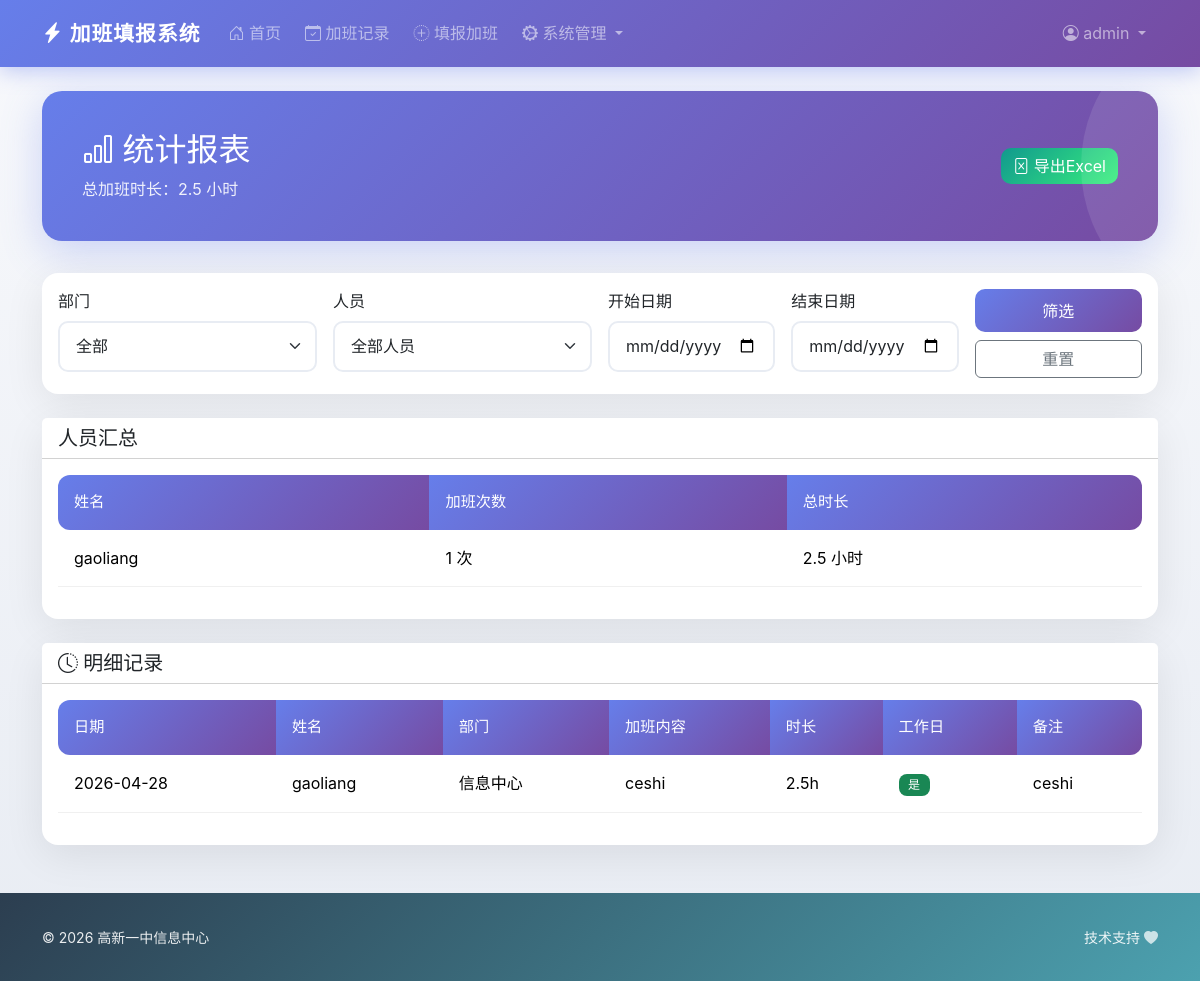
The app's page /admin/stats (signed in), older data.
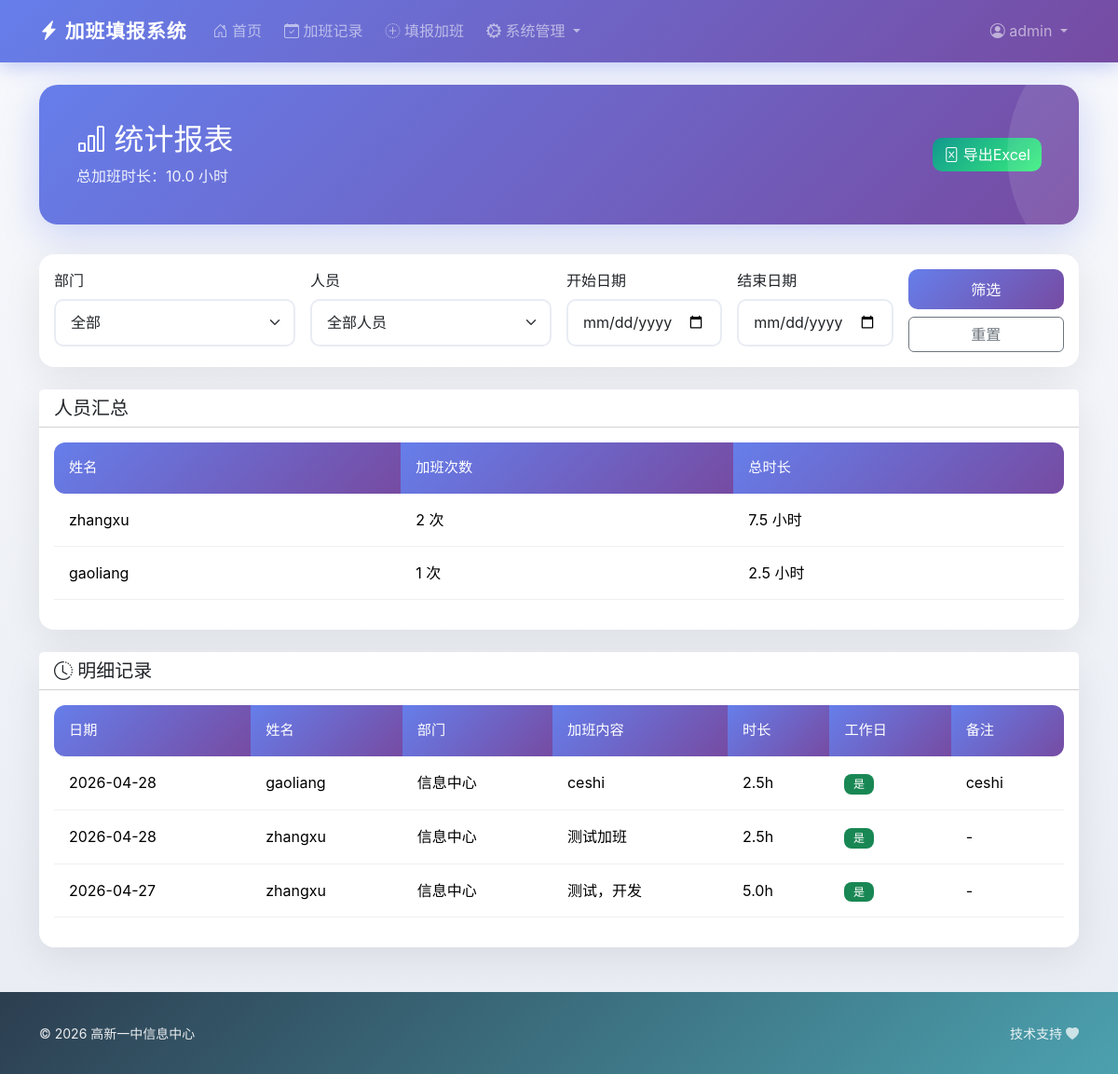
The same page, newer data.
### models.py (models this page shows, shortened)
class User(UserMixin, db.Model):
    __tablename__ = 'users'
    id = db.Column(db.Integer, primary_key=True)
    username = db.Column(db.String(80), unique=True, nullable=False)
    password_hash = db.Column(db.String(200), nullable=False)
    role = db.Column(db.String(20), nullable=False)  # admin, manager, teacher
    department_id = db.Column(db.Integer, db.ForeignKey('departments.id'), nullable=True)
    created_at = db.Column(db.DateTime, default=datetime.utcnow)
    overtime_records = db.relationship('Overtime', backref='user', lazy=True, cascade='all, delete-orphan')
    def is_admin(self):
        return self.role == 'admin'
    def is_manager(self):
        return self.role == 'manager'

class Overtime(db.Model):
    __tablename__ = 'overtimes'
    id = db.Column(db.Integer, primary_key=True)
    user_id = db.Column(db.Integer, db.ForeignKey('users.id'), nullable=False)
    content = db.Column(db.Text, nullable=False)
    date = db.Column(db.Date, nullable=False)
    hours = db.Column(db.Float, nullable=False)
    is_workday = db.Column(db.Boolean, default=False)
    memo = db.Column(db.Text, nullable=True)
    created_at = db.Column(db.DateTime, default=datetime.utcnow)
    updated_at = db.Column(db.DateTime, default=datetime.utcnow, onupdate=datetime.utcnow)

class Department(db.Model):
    __tablename__ = 'departments'
    id = db.Column(db.Integer, primary_key=True)
    name = db.Column(db.String(50), unique=True, nullable=False)
    users = db.relationship('User', backref='department', lazy=True)

### app.py (the view)
@app.route('/admin/stats')
@login_required
def admin_stats():
    if not current_user.is_admin() and not current_user.is_manager():
        abort(403)
    form = OvertimeFilterForm()
    if current_user.is_manager():
        form.department_id.choices = [(0, '全部')] + [(current_user.department_id, current_user.department.name)]
        form.department_id.data = current_user.department_id
    else:
        form.department_id.choices = [(0, '全部')] + [(d.id, d.name) for d in Department.query.all()]
    form.user_id.choices = [(0, '全部人员')] + [(u.id, u.username) for u in User.query.all()]
    dept_id = request.args.get('department_id', 0, type=int)
    user_id = request.args.get('user_id', 0, type=int)
    start_date = request.args.get('start_date', type=str)
    end_date = request.args.get('end_date', type=str)
    query = Overtime.query
    if current_user.is_manager():
        dept_users = User.query.filter_by(department_id=current_user.department_id).all()
        user_ids = [u.id for u in dept_users]
        query = query.filter(Overtime.user_id.in_(user_ids))
    elif dept_id > 0:
        dept_users = User.query.filter_by(department_id=dept_id).all()
        user_ids = [u.id for u in dept_users]
        query = query.filter(Overtime.user_id.in_(user_ids))
    if user_id > 0:
        query = query.filter(Overtime.user_id == user_id)
    if start_date:
        try:
            start = datetime.strptime(start_date, '%Y-%m-%d').date()
            query = query.filter(Overtime.date >= start)
        except:
            pass
    if end_date:
        try:
            end = datetime.strptime(end_date, '%Y-%m-%d').date()
            query = query.filter(Overtime.date <= end)
        except:
            pass
    records = query.order_by(Overtime.date.desc()).all()
    summary = db.session.query(
        Overtime.user_id,
        User.username,
        func.sum(Overtime.hours).label('total_hours'),
        func.count(Overtime.id).label('total_count')
    ).join(User).filter(Overtime.id.in_([r.id for r in records])).group_by(Overtime.user_id, User.username).all()
    total_hours = sum(r.total_hours for r in summary) if summary else 0
    return render_template('admin/stats.html', form=form, records=records, summary=summary, total_hours=total_hours)

### forms.py
class OvertimeFilterForm(FlaskForm):
    department_id = SelectField('部门', coerce=int, validators=[])
    start_date = DateField('开始日期')
    end_date = DateField('结束日期')
    user_id = SelectField('人员', coerce=int, validators=[])
    submit = SubmitField('筛选')
    reset = SubmitField('重置')

### app.py (called while the page is built)
@login_manager.user_loader
def load_user(user_id):
    return User.query.get(int(user_id))

### templates/admin/stats.html (shortened to what the changed rows need)
{% extends "base.html" %}
{% block content %}
<div class="page-header d-flex justify-content-between align-items-center">
    <div>
        <h2><i class="bi bi-bar-chart"></i> 统计报表</h2>
        <p class="mb-0">总加班时长：{{ total_hours }} 小时</p>
    </div>
</div>
<div class="card mb-4">
    <div class="card-body">
        {% if summary %}
        <div class="table-responsive">
            <table class="table table-hover">
                <thead>
                    <tr>
                        <th>姓名</th>
                        <th>加班次数</th>
                        <th>总时长</th>
                    </tr>
                </thead>
                <tbody>
                    {% for s in summary %}
                    <tr>
                        <td>{{ s.username }}</td>
                        <td>{{ s.total_count }} 次</td>
                        <td>{{ s.total_hours }} 小时</td>
                    </tr>
                    {% endfor %}
                </tbody>
            </table>
        </div>
        {% else %}
        <p class="text-muted text-center mb-0 py-3">暂无数据</p>
        {% endif %}
    </div>
</div>
<div class="card">
    <div class="card-body">
        {% if records %}
        <div class="table-responsive">
            <table class="table table-hover table-sm">
                <thead>
                    <tr>
                        <th>日期</th>
                        <th>姓名</th>
                        <th>部门</th>
                        <th>加班内容</th>
                        <th>时长</th>
                        <th>工作日</th>
                        <th>备注</th>
                    </tr>
                </thead>
                <tbody>
                    {% for record in records %}
                    <tr>
                        <td>{{ record.date.strftime('%Y-%m-%d') }}</td>
                        <td>{{ record.user.username }}</td>
                        <td>{{ record.user.department.name if record.user.department else '-' }}</td>
                        <td>{{ record.content[:40] }}{% if record.content|length > 40 %}...{% endif %}</td>
                        <td>{{ record.hours }}h</td>
                        <td>
                            {% if record.is_workday %}
                            <span class="badge bg-success">是</span>
                            {% else %}
                            <span class="badge bg-secondary">否</span>
                            {% endif %}
                        </td>
                        <td>{{ record.memo[:20] if record.memo else '-' }}</td>
                    </tr>
                    {% endfor %}
                </tbody>
            </table>
        </div>
        {% else %}
        <p class="text-muted text-center mb-0 py-3">暂无记录</p>
        {% endif %}
    </div>
</div>
{% endblock %}

Row changes from the older to the newer data that the page shows:
now on this page (row unchanged): User: username "zhangxu", total_count "2", total_hours "7.5"
added Overtime: date "2026-04-28", user.username "zhangxu", user.department "信息中心", content "测试加班", hours "2.5", is_workday "是", memo "-"
added Overtime: date "2026-04-27", user.username "zhangxu", user.department "信息中心", content "测试，开发", hours "5.0", is_workday "是", memo "-"
Text that changed along with them:
{{ total_hours }}: "2.5" → "10.0"
